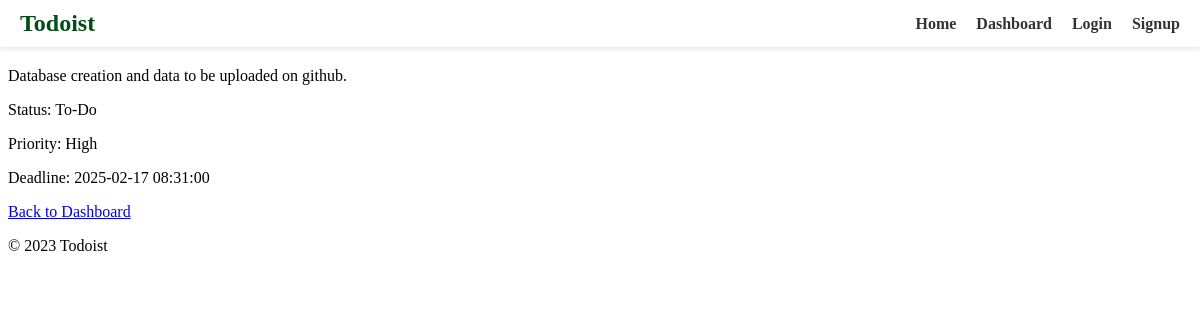
Page /task/1 (signed in) on the committed database.
### app.py (models this page shows)
class Task(db.Model):
    id = db.Column(db.Integer, primary_key=True)
    title = db.Column(db.String(100), nullable=False)
    description = db.Column(db.Text, nullable=True)
    status = db.Column(db.String(50), nullable=False)  # e.g., "To-Do", "In Progress", "Completed"
    priority = db.Column(db.String(50), nullable=False)  # e.g., "Low", "Medium", "High"
    deadline = db.Column(db.DateTime, nullable=True)  # DateTime field
    user_id = db.Column(db.Integer, db.ForeignKey('user.id'), nullable=False)

### app.py (the view)
@app.route('/task/<int:task_id>')
@login_required
def task_detail(task_id):
    task = Task.query.get_or_404(task_id)
    if task.user_id != current_user.id:
        flash('You do not have permission to view this task')
        return redirect(url_for('dashboard'))
    return render_template('task_detail.html', task=task)

### app.py (called while the page is built)
@login_manager.user_loader
def load_user(user_id):
    return User.query.get(int(user_id))

### templates/task_detail.html (shortened to what this page needs)
{% extends "base.html" %}
{% block css %}
<link rel="stylesheet" href="{{ url_for('static', filename='css/task_detail.css') }}">
{% endblock %}
{% block content %}
<h2>{{ task.title }}</h2>
<p>{{ task.description }}</p>
<p>Status: {{ task.status }}</p>
<p>Priority: {{ task.priority }}</p>
<p>Deadline: {{ task.deadline }}</p>
<a href="{{ url_for('dashboard') }}">Back to Dashboard</a>
{% endblock %}

### rows in the picture
Task: description "Database creation and data to be uploaded on github.", status "To-Do", priority "High", deadline "2025-02-17 08:31:00"
